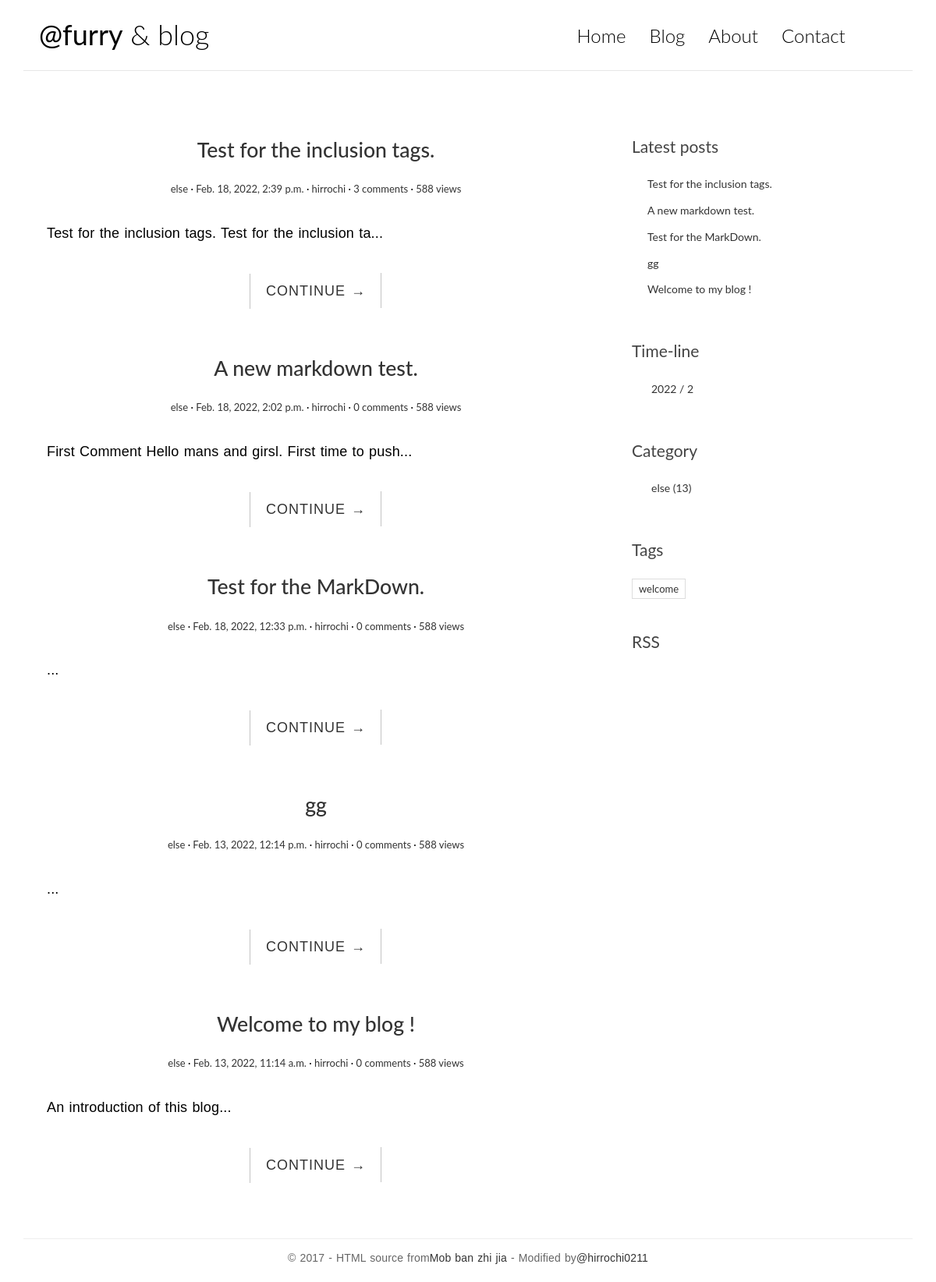
The page / on the database its author committed.
### blog/models.py (models this page shows, shortened)
class Post(models.Model):
    title = models.CharField(max_length=30)
    body = models.TextField()
    created_time = models.DateTimeField(default=timezone.now)
    modified_time = models.DateTimeField()
    excerpt = models.CharField(max_length=200, blank=True)
    category = models.ForeignKey(Category, on_delete=models.CASCADE)
    tags = models.ManyToManyField(Tag, blank=True)
    author = models.ForeignKey(User, on_delete=models.CASCADE)
    def get_absolute_url(self):
        return reverse('blog:detail', kwargs={'pk': self.pk})
    class Meta:
        ordering = ['-created_time']

class Category(models.Model):
    name = models.CharField(max_length=25)

class Tag(models.Model):
    name = models.CharField(max_length=10)

### blog/views.py (the view)
# urls.py: path('', views.index, name='index'),
def index(request):
    post_list = Post.objects.all()
    return render(request, 'blog/index.html', context={
        'post_list': post_list,
    })

### blog/templatetags/blog_extras.py (called while the page is built)
@register.inclusion_tag('blog/inclusions/_recent_posts.html', takes_context=True)
def show_recent_posts(context, num=5):
    return {
        'recent_post_list': Post.objects.all().order_by('-created_time')[:num]
    }

@register.inclusion_tag('blog/inclusions/_archives.html', takes_context=True)
def show_archives(context):
    return {
        'date_list': Post.objects.dates('created_time', 'month', order='DESC')
    }

@register.inclusion_tag('blog/inclusions/_categories.html', takes_context=True)
def show_categories(context):
    return {
        'category_list': Category.objects.all(),
    }

@register.inclusion_tag('blog/inclusions/_tags.html', takes_context=True)
def show_tags(context):
    return {
        'tag_list': Tag.objects.all(),
    }

### templates/blog/index.html
{% extends 'base.html' %}
{% block main %}
                    {% for post in post_list %}
                <article class="post post-{{ post.pk }}">
                    <header class="entry-header">
                        <h1 class="entry-title">
                            <a href="{{ post.get_absolute_url }}">{{ post.title }}</a>
                        </h1>
                        <div class="entry-meta">
                            <span class="post-category"><a href="#">{{ post.category.name }}</a></span>
                            <span class="post-date"><a href="#"><time class="entry-date"
                                                                      datetime="2012-11-09T23:15:57+00:00">{{ post.created_time }}</time></a></span>
                            <span class="post-author"><a href="#">{{ post.author }}</a></span>
                            <span class="comments-link"><a href="#">{{ post.comment_set.count }} comments</a></span>
                            <span class="views-count"><a href="#">588 views</a></span>
                        </div>
                    </header>
                    <div class="entry-content clearfix">
                        <p>{{ post.excerpt }}...</p>
                        <div class="read-more cl-effect-14">
                            <a href="{{ post.get_absolute_url }}" class="more-link">CONTINUE <span class="meta-nav">→</span></a>
                        </div>
                    </div>
                </article>
                {% empty %}
                    <div class="no-post">Nothing has been published!</div>
                {% endfor %}
{% endblock main %}

### templates/blog/inclusions/_recent_posts.html
<div class="widget widget-recent-posts">
  <h3 class="widget-title">Latest posts</h3>
  <ul>
    {% for post in recent_post_list %}
      <li>
        <a href="{{ post.get_absolute_url }}">{{ post.title }}</a>
      </li>
    {% empty %}
      Noting!
    {% endfor %}
  </ul>
</div>

### templates/blog/inclusions/_categories.html
<div class="widget widget-category">
  <h3 class="widget-title">Category</h3>
  <ul>
    {% for category in category_list %}
      <li>
        <a href="{% url 'blog:category' category.pk %}">{{ category.name }} <span class="post-count">(13)</span></a>
      </li>
    {% empty %}
      Nothing!
    {% endfor %}
  </ul>
</div>

### templates/blog/inclusions/_tags.html
<div class="widget widget-tag-cloud">
  <h3 class="widget-title">Tags</h3>
  <ul>
    {% for tag in tag_list %}
      <li>
        <a href="{% url 'blog:tag' tag.pk %}">{{ tag.name }}</a>
      </li>
    {% empty %}
      Nothing!
    {% endfor %}
  </ul>
</div>

### blog/static/blog/css/custom.css (style rules this page uses)
* { outline: none; }
h1, h2, h3, h4, h5, h6 { margin-top: 0; }
a { color: #333; }
body { color: #444; font-family: 'Lato', sans-serif; }
p { font-family: 'Ubuntu', sans-serif; font-weight: 400; word-spacing: 1px; letter-spacing: 0.01em; }
.post { background: #fff; padding: 30px 30px 0; }
.entry-title { text-align: center; font-size: 1.9em; margin-bottom: 20px; line-height: 1.6; padding: 10px 20px 0; }
.entry-meta { text-align: center; color: #DDDDDD; font-size: 13px; margin-bottom: 30px; }
.entry-content { font-size: 18px; line-height: 1.9; font-weight: 300; color: #000; }
.post-category::after, .post-date::after, .post-author::after, .comments-link::after { content: ' ·'; color: #000; }
.read-more { font-family: 'Ubuntu', sans-serif; font-weight: 400; word-spacing: 1px; letter-spacing: 0.01em; text-align: center; margin-top: 20px; }
.cl-effect-14 a { padding: 0 20px; height: 45px; line-height: 45px; position: relative; display: inline-block; margin: 15px 25px; letter-spacing: 1px; font-weight: 400; text-shadow: 0 0 1px rgba(255, 255, 255, 0.3); }
.cl-effect-14 a::before, .cl-effect-14 a::after { position: absolute; width: 45px; height: 1px; background: #C3C3C3; content: ''; -webkit-transition: all 0.3s; -moz-transition: all 0.3s; transition: all 0.3s; pointer-events: none; }
.cl-effect-14 a::before { top: 0; left: 0; -webkit-transform: rotate(90deg); -moz-transform: rotate(90deg); transform: rotate(90deg); -webkit-transform-origin: 0 0; -moz-transform-origin: 0 0; transform-origin: 0 0; }
.cl-effect-14 a::after { right: 0; bottom: 0; -webkit-transform: rotate(90deg); -moz-transform: rotate(90deg); transform: rotate(90deg); -webkit-transform-origin: 100% 0; -moz-transform-origin: 100% 0; transform-origin: 100% 0; }
.widget { background: #fff; padding: 30px 0 0; }
.widget-title { font-size: 1.5em; margin-bottom: 20px; line-height: 1.6; padding: 10px 0 0; font-weight: 400; }
.widget-recent-posts ul { padding: 0; margin: 0; padding-left: 20px; }
.widget-recent-posts ul li { list-style-type: none; position: relative; line-height: 170%; margin-bottom: 10px; }
.widget-recent-posts ul li::before { content: '\f3d3'; font-family: "Ionicons"; position: absolute; left: -17px; top: 3px; font-size: 16px; color: #000; }
.widget-category ul { padding: 0; margin: 0; padding-left: 25px; }
.widget-category ul li { list-style-type: none; position: relative; line-height: 170%; margin-bottom: 10px; }
.widget-category ul li::before { content: '\f3fe'; font-family: "Ionicons"; position: absolute; left: -25px; top: 1px; font-size: 18px; color: #000; }
.widget-tag-cloud ul { padding: 0; margin: 0; margin-right: -10px; }
.widget-tag-cloud ul li { list-style-type: none; font-size: 13px; display: inline-block; margin-right: 10px; margin-bottom: 10px; padding: 3px 8px; border: 1px solid #ddd; }

### rows shown on the page
Post: title "Test for the inclusion tags.", category.name "else", created_time "Feb. 18, 2022, 2:39 p.m.", author "hirrochi", comment_set.count "3", excerpt "Test for the inclusion tags. Test for the inclusion ta"
Post: title "A new markdown test.", category.name "else", created_time "Feb. 18, 2022, 2:02 p.m.", author "hirrochi", comment_set.count "0", excerpt "First Comment Hello mans and girsl. First time to push"
Post: title "Test for the MarkDown.", category.name "else", created_time "Feb. 18, 2022, 12:33 p.m.", author "hirrochi", comment_set.count "0"
Post: title "gg", category.name "else", created_time "Feb. 13, 2022, 12:14 p.m.", author "hirrochi", comment_set.count "0"
Post: title "Welcome to my blog !", category.name "else", created_time "Feb. 13, 2022, 11:14 a.m.", author "hirrochi", comment_set.count "0", excerpt "An introduction of this blog"
Category: name "else"
Tag: name "welcome"

### other values the page prints
{{ date.year }} "2022"
{{ date.month }} "2"
